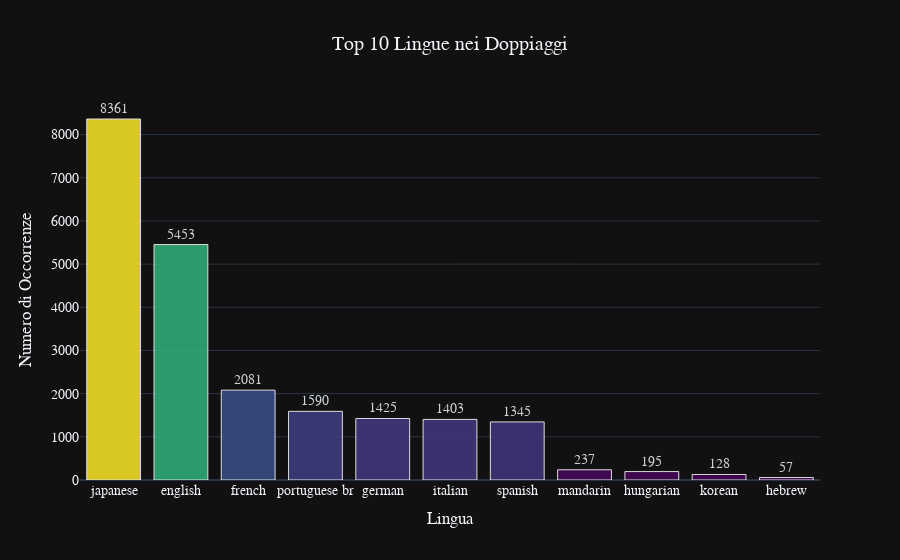

Source (notebook cell):
### Code cell
# 1. Preparazione dei dati
top_lingue = personVW_df['language'].value_counts().head(15).reset_index()
top_lingue.columns = ['Lingua', 'Conteggio']

# 2. Creazione del grafico a barre moderno
fig = px.bar(
    top_lingue, 
    x='Lingua', 
    y='Conteggio',
    text='Conteggio',              # Mostra il numero sopra le barre
    color='Conteggio',             # Colore variabile in base al numero di doppiaggi
    color_continuous_scale='Viridis', # Scala cromatica moderna (dal viola al giallo)
    template='plotly_dark',        # Sfondo nero professionale
    title='Top 10 Lingue nei Doppiaggi'
)

# 3. Rifiniture di design
fig.update_layout(
    xaxis_title="Lingua",
    yaxis_title="Numero di Occorrenze",
    font=dict(family="Verdana", size=14),
    title_x=0.5,                   # Centra il titolo
    coloraxis_showscale=False      # Nascondi la barra laterale dei colori per pulizia
)

# Arrotondamento visivo e posizione del testo
fig.update_traces(
    textposition='outside', 
    marker_line_color='white', 
    marker_line_width=1, 
    opacity=0.85
)

fig.show()

### Figure 1 — Plotly figure (JSON) as saved in the notebook; plotly's stock layout.template omitted (floating-point values rounded to 4 significant figures)
{"data": [{"hovertemplate": "Lingua=%{x}<br>Conteggio=%{marker.color}<extra></extra>", "legendgroup": "", "marker": {"color": [8361, 5453, 2081, 1590, 1425, 1403, 1345, 237, 195, 128, 57], "coloraxis": "coloraxis", "line": {"color": "white", "width": 1}, "pattern": {"shape": ""}}, "name": "", "opacity": 0.85, "orientation": "v", "showlegend": false, "text": [8361.0, 5453.0, 2081.0, 1590.0, 1425.0, 1403.0, 1345.0, 237.0, 195.0, 128.0, 57.0], "textposition": "outside", "type": "bar", "x": ["japanese", "english", "french", "portuguese br", "german", "italian", "spanish", "mandarin", "hungarian", "korean", "hebrew"], "xaxis": "x", "y": [8361, 5453, 2081, 1590, 1425, 1403, 1345, 237, 195, 128, 57], "yaxis": "y"}], "layout": {"barmode": "relative", "coloraxis": {"colorbar": {"title": {"text": "Conteggio"}}, "colorscale": [[0, "#440154"], [0.1111, "#482878"], [0.2222, "#3e4989"], [0.3333, "#31688e"], [0.4444, "#26828e"], [0.5556, "#1f9e89"], [0.6667, "#35b779"], [0.7778, "#6ece58"], [0.8889, "#b5de2b"], [1, "#fde725"]], "showscale": false}, "font": {"family": "Verdana", "size": 14}, "legend": {"tracegroupgap": 0}, "title": {"text": "Top 10 Lingue nei Doppiaggi", "x": 0.5}, "xaxis": {"anchor": "y", "domain": [0, 1], "title": {"text": "Lingua"}}, "yaxis": {"anchor": "x", "domain": [0, 1], "title": {"text": "Numero di Occorrenze"}}}}
